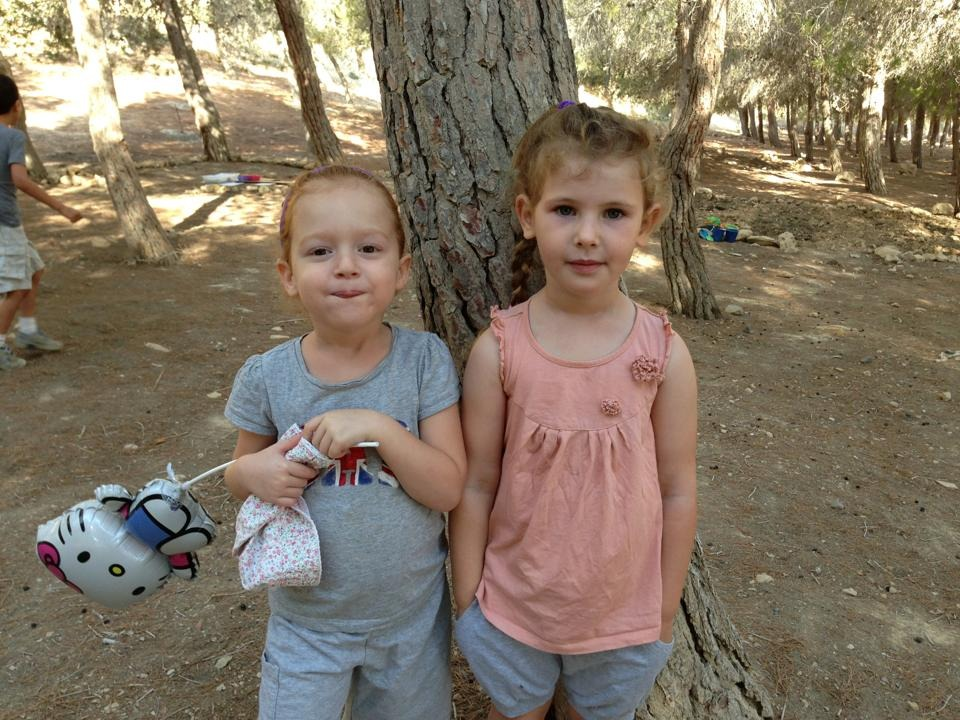
#> input picture mysister/mysister/WhatsApp Image 2026-09-30 at 15.51.49 (1).jpeg, 960 x 720 px
$ python -i render.py   (imports and definitions only)
#> lines starting #> are read from the running program, lines starting #| are printed output that depends on the picture
#> in prepared, im is the input picture: PIL image 960x720 RGB; mean R, G, B 129.6, 116.9, 99.5
import json, math, os, subprocess, sys
import numpy as np
from PIL import Image, ImageOps, ImageFilter, ImageDraw, ImageFont, ImageEnhance

S = '/tmp/claude-0/-home-user-bigbrands/e1e1fabc-a63d-55e9-a91a-a65f1a19c28d/scratchpad'
SRC = '/home/user/bigbrands/mysister/mysister'
OUT = sys.argv[1] if len(sys.argv) > 1 else f'{S}/work/video_silent.mp4'
PREVIEW = os.environ.get('PREVIEW')  # "t1,t2,..." -> write stills only
W, H, FPS = 1920, 1080, 30
INTRO = 0.0            # seconds before her voice starts
FONT = f'{S}/fonts/Heebo.ttf'

def P(n):
    return f'{SRC}/WhatsApp Image 2026-09-30 at {n}.jpeg'

# ---------- transcript -> subtitle phrases ----------
FIX = {('לך', 'יום'): ('לכם', 'היום'), ('שיש', 'לי'): ('שהשאיר', 'לי')}
# [1 line not run here, left out]
words = []
# [7 lines not run here, left out]

phrases = []
# [13 lines not run here, left out]

def clean(t):
    return t.rstrip('.,')

subs = []
# [7 lines not run here, left out]

# ---------- photo timeline (anchored to what she says) ----------
# photos by contact-sheet index (sorted filenames)
import glob as _g
ALL = sorted(_g.glob(f'{SRC}/*.jpeg'))
def I(*ix):
    return [ALL[i] for i in ix]
FACE, SUN, DRIVE = 'FACE', 'SUN', 'DRIVE'
# (voice time, [items]) -- FACE = her on camera, DRIVE = crater road clip, SUN = sunset clip
# [11 lines that did not run here, left out]
VOICE_END = 85.7
OUTRO = 3.8
TOTAL = INTRO + VOICE_END + OUTRO
XF = 0.9  # crossfade seconds

shots = []  # (start, end, path)
# [5 lines not run here, left out]
# [1 line that did not run here, left out]

# ---------- image prep: warm desert grade ----------
def grade(im):
    a = np.asarray(im).astype(np.float32) / 255.0
    lum = (a * [0.299, 0.587, 0.114]).sum(2, keepdims=True)
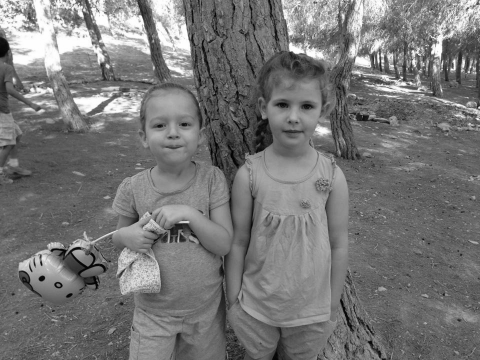
#> lum: shape (720, 960, 1) float64 (shown at 1/2 size); min 0, max 1, mean 0.466
    a = lum + (a - lum) * 0.88                       # soften saturation
    a = a * [1.04, 1.0, 0.92] + [0.012, 0.006, 0.0]   # warm sand tint
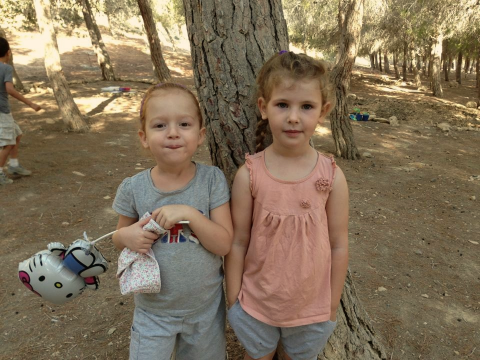
#> a: shape (720, 960, 3) float64 (shown at 1/2 size); mean R, G, B 0.535, 0.465, 0.367; drawn with min black and max white
    a = 0.03 + a * 0.95                                # lifted, filmic blacks
    a = np.clip(a, 0, 1) ** 0.97
    return Image.fromarray((np.clip(a, 0, 1) * 255).astype(np.uint8))

yy, xx = np.mgrid[0:H, 0:W].astype(np.float32)
vig = 1 - 0.2 * (((xx - W / 2) / (W / 2)) ** 2 + ((yy - H / 2) / (H / 2)) ** 2) ** 1.4
vig = np.clip(vig, 0.7, 1)[..., None].astype(np.float32)

cache = {}
def prepared(path):
    """Returns a 16:9 canvas at 1.25x output size (headroom for zoom)."""
    if path in cache:
        return cache[path]
    im = ImageOps.exif_transpose(Image.open(path)).convert('RGB')
    im = grade(im)
    CW, CH = int(W * 1.25), int(H * 1.25)
    r = im.width / im.height
    if r > 1.25:  # landscape: fill
        canvas = ImageOps.fit(im, (CW, CH), Image.LANCZOS)
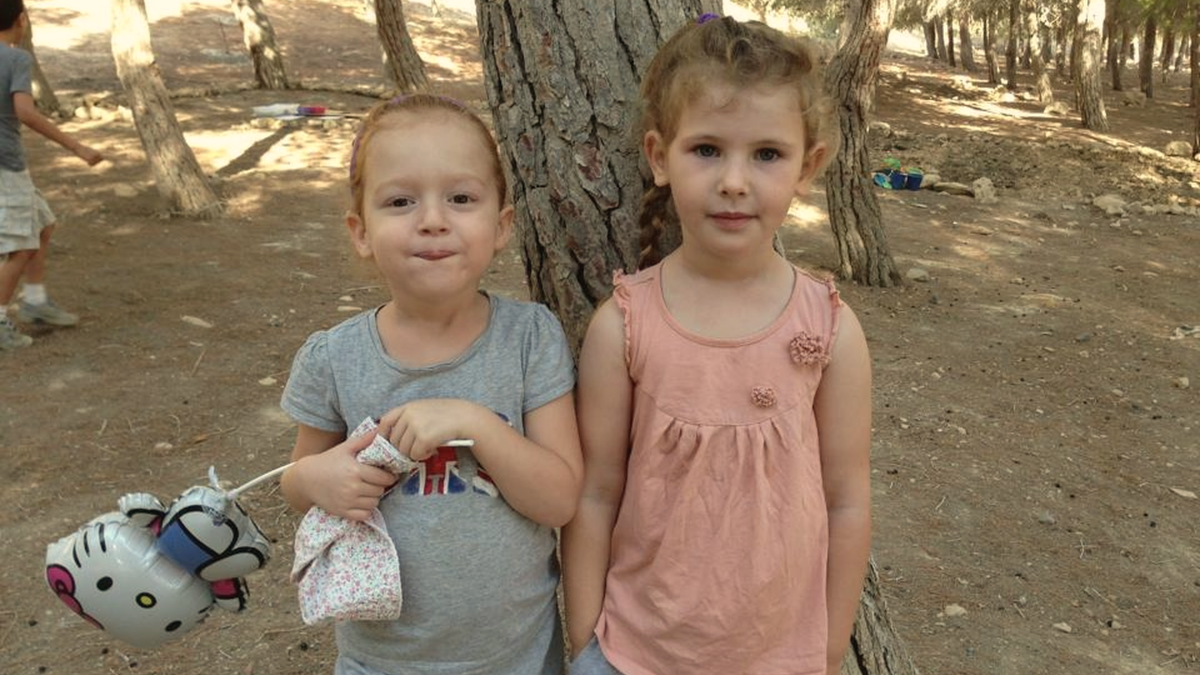
#> canvas: PIL image 2400x1350 RGB (shown at 1/2 size); mean R, G, B 137, 118.2, 95.3
    else:         # portrait/square: blurred backdrop + framed photo
        bg = ImageOps.fit(im, (CW // 4, CH // 4), Image.LANCZOS).filter(ImageFilter.GaussianBlur(10))
        bg = ImageEnhance.Brightness(bg.resize((CW, CH), Image.LANCZOS)).enhance(0.55)
        ph = CH * 0.88
        fg = im.resize((int(ph * r), int(ph)), Image.LANCZOS)
        sh = Image.new('L', (CW, CH), 0)
        ox, oy = (CW - fg.width) // 2, (CH - fg.height) // 2
        ImageDraw.Draw(sh).rectangle([ox + 10, oy + 18, ox + fg.width + 10, oy + fg.height + 18], fill=150)
        sh = sh.filter(ImageFilter.GaussianBlur(28))
        bg.paste(Image.new('RGB', (CW, CH), (10, 6, 2)), (0, 0), sh)
        bg.paste(fg, (ox, oy))
        canvas = bg
    cache[path] = canvas
    return canvas

def ease(t):
    t = min(max(t, 0), 1)
    return t * t * (3 - 2 * t)

FDIR = f'{S}/work/face'; SDIR = f'{S}/work/sun'; DDIR = f'{S}/work/clips/drive'
# [50 lines left out: functions video_frame, grade_face, kenburns, not called in this run]

# ---------- subtitles ----------
SUB_SIZE = 64
# [1 line not run here, left out]
SPACE = 16
glyph_cache = {}
# [9 lines left out: function word_img, not called in this run]

SUB_Y = H - 170
TXT = (250, 245, 236)
# [21 lines left out: function draw_subs, not called in this run]

grain_rng = np.random.default_rng(7)
grains = [grain_rng.normal(0, 3.2, (H // 2, W // 2, 1)).astype(np.float32) for _ in range(8)]

# [23 lines left out: functions photo_at, frame_at, not called in this run]

# [6 lines not run here, left out]
n = int(TOTAL * FPS)
# [2 lines that did not run here, left out]
# [6 lines not run here, left out]

>>> result = prepared('../mysister/WhatsApp Image 2026-09-30 at 15.51.49 (1).jpeg')

$ run again, on mysister/mysister/WhatsApp Image 2026-09-30 at 15.51.49 (4).jpeg
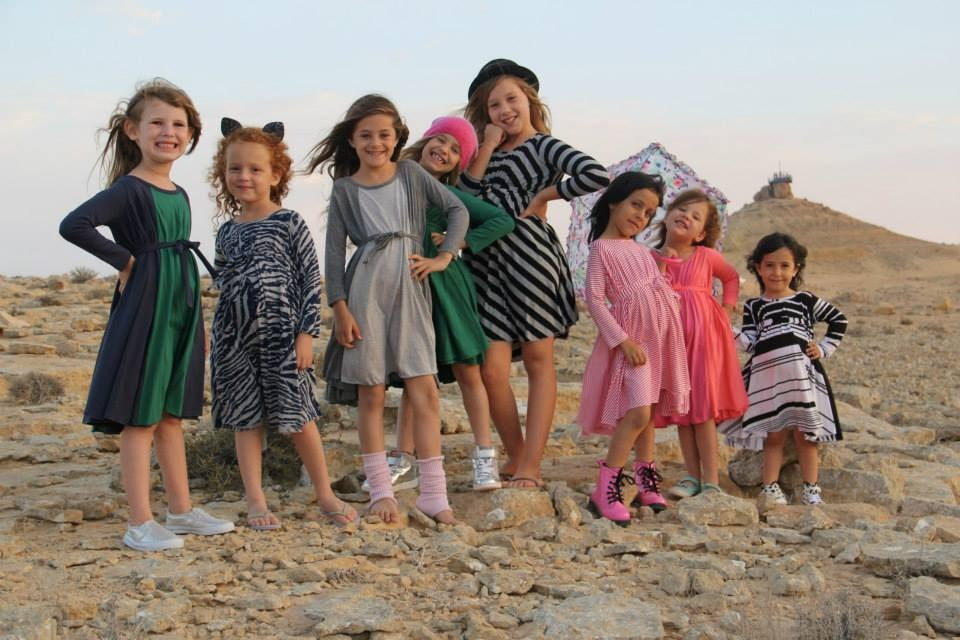
#> input picture mysister/mysister/WhatsApp Image 2026-09-30 at 15.51.49 (4).jpeg, 960 x 640 px
#> in prepared, im is the input picture: PIL image 960x640 RGB; mean R, G, B 151, 136.4, 126.2
#> in grade, `lum = (a * [0.299, 0.587, 0.114]).sum(2, keepdims=True)`:
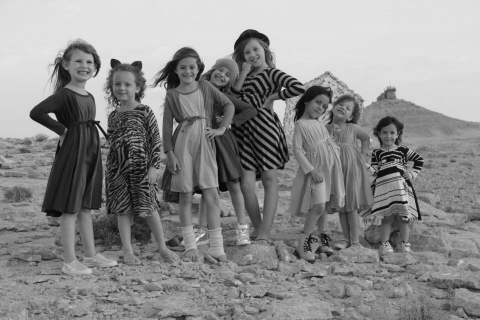
#> lum: shape (640, 960, 1) float64 (shown at 1/2 size); min 0, max 0.985, mean 0.547
#> in prepared, `canvas = ImageOps.fit(im, (CW, CH), Image.LANCZOS)`:
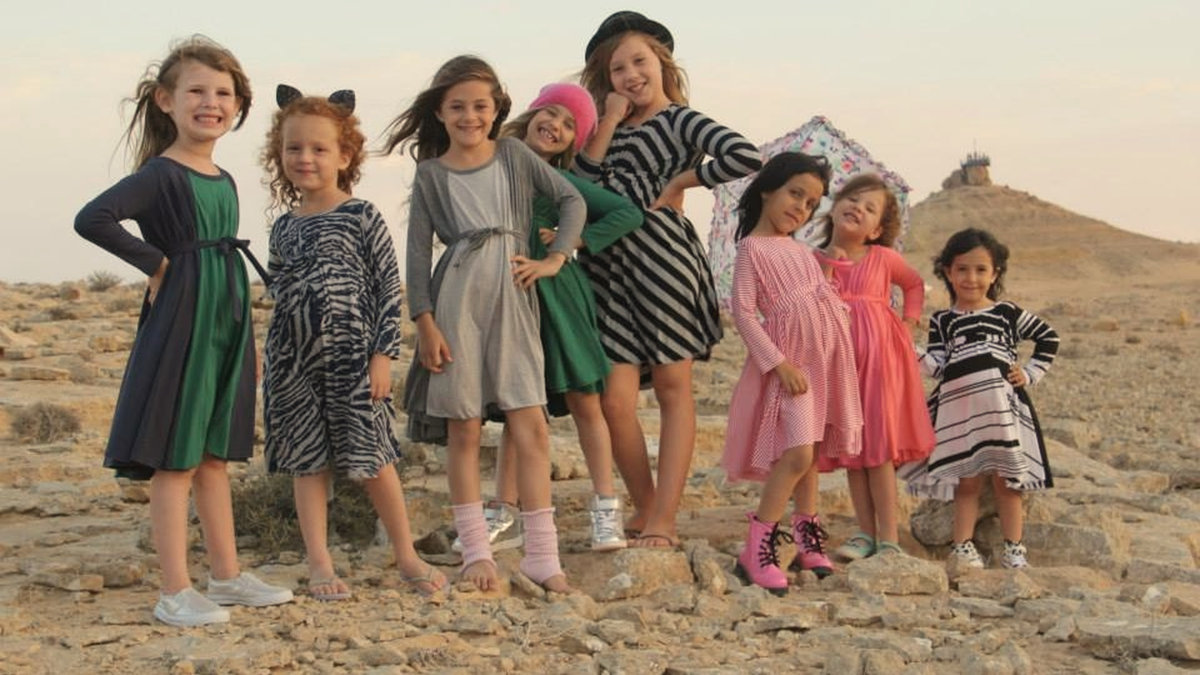
#> canvas: PIL image 2400x1350 RGB (shown at 1/2 size); mean R, G, B 153.9, 133.1, 113.7

$ run again, on mysister/mysister/WhatsApp Image 2026-09-30 at 15.51.49 (5).jpeg
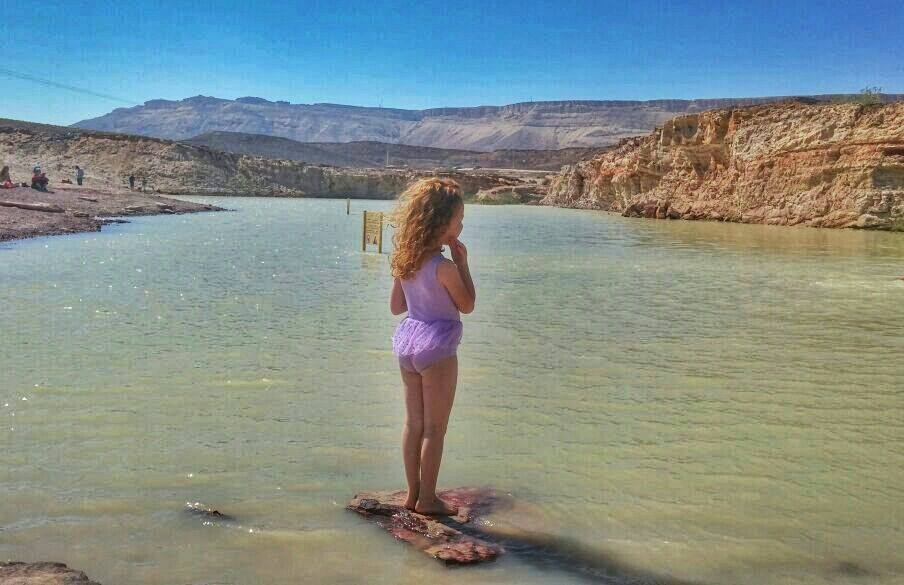
#> input picture mysister/mysister/WhatsApp Image 2026-09-30 at 15.51.49 (5).jpeg, 904 x 585 px
#> in prepared, im is the input picture: PIL image 904x585 RGB; mean R, G, B 131.2, 143.5, 139.2
#> in grade, `lum = (a * [0.299, 0.587, 0.114]).sum(2, keepdims=True)`:
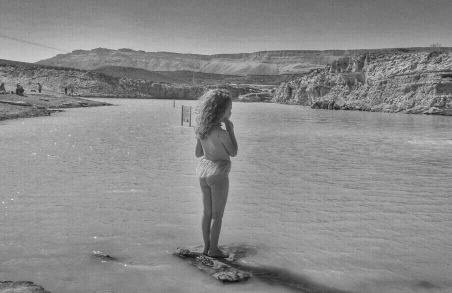
#> lum: shape (585, 904, 1) float64 (shown at 1/2 size); min 0.00938, max 0.997, mean 0.546
#> in prepared, `canvas = ImageOps.fit(im, (CW, CH), Image.LANCZOS)`:
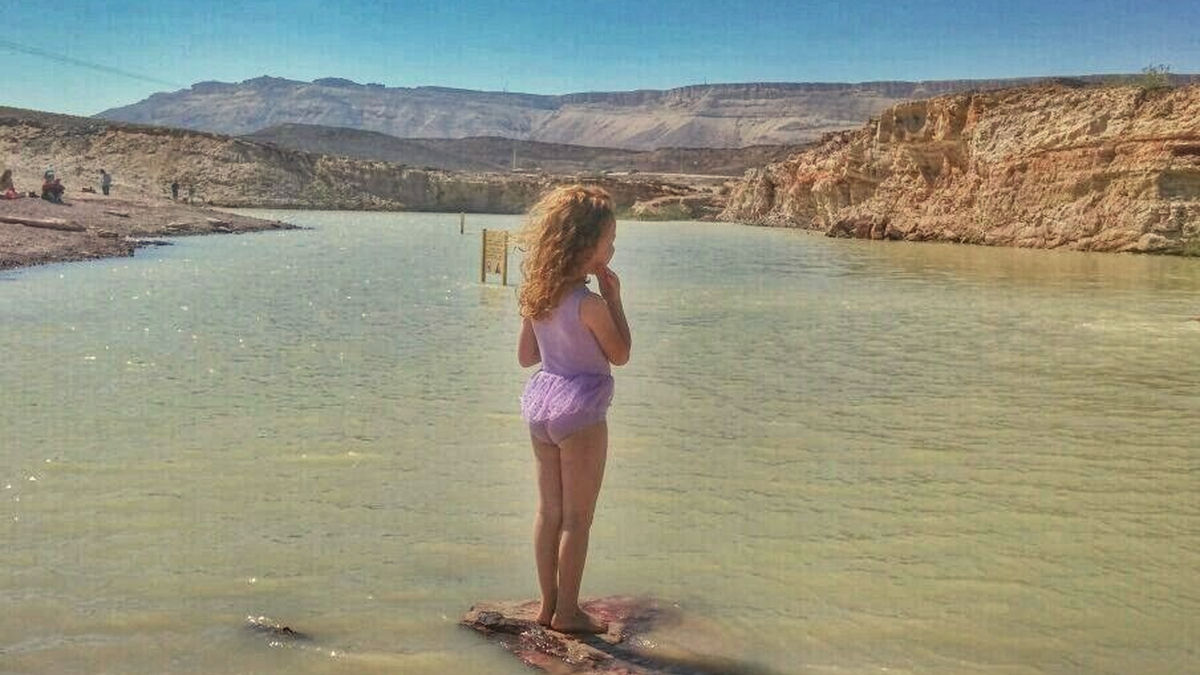
#> canvas: PIL image 2400x1350 RGB (shown at 1/2 size); mean R, G, B 148.3, 148.6, 129.8
